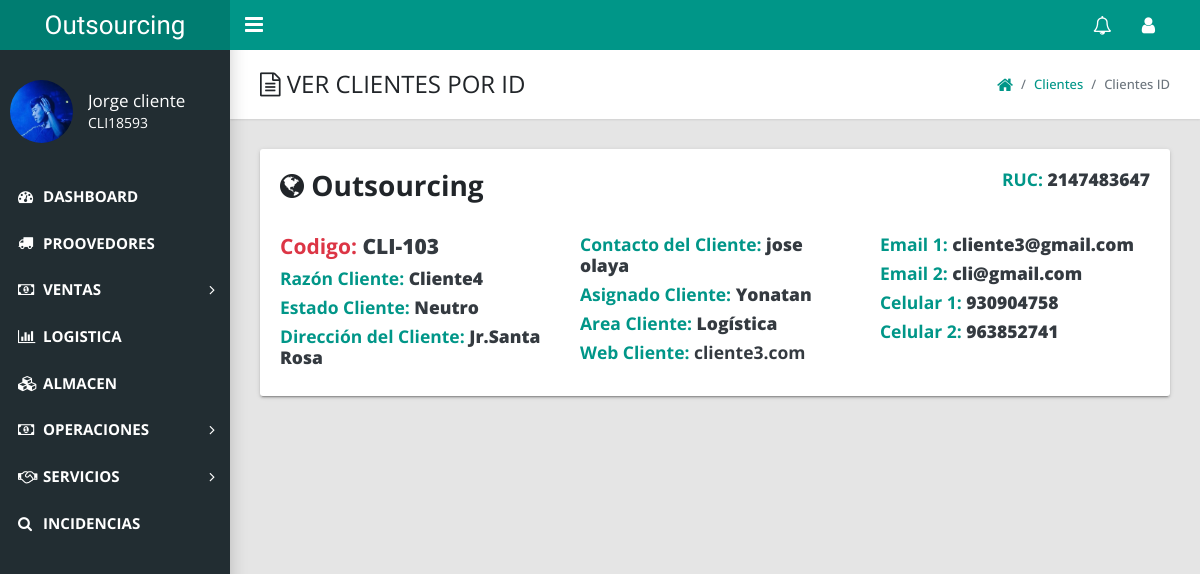
The app's page /admin/index.php?action=view_cliente_id&cliente_codigo=CLI-103 (signed in), older data.
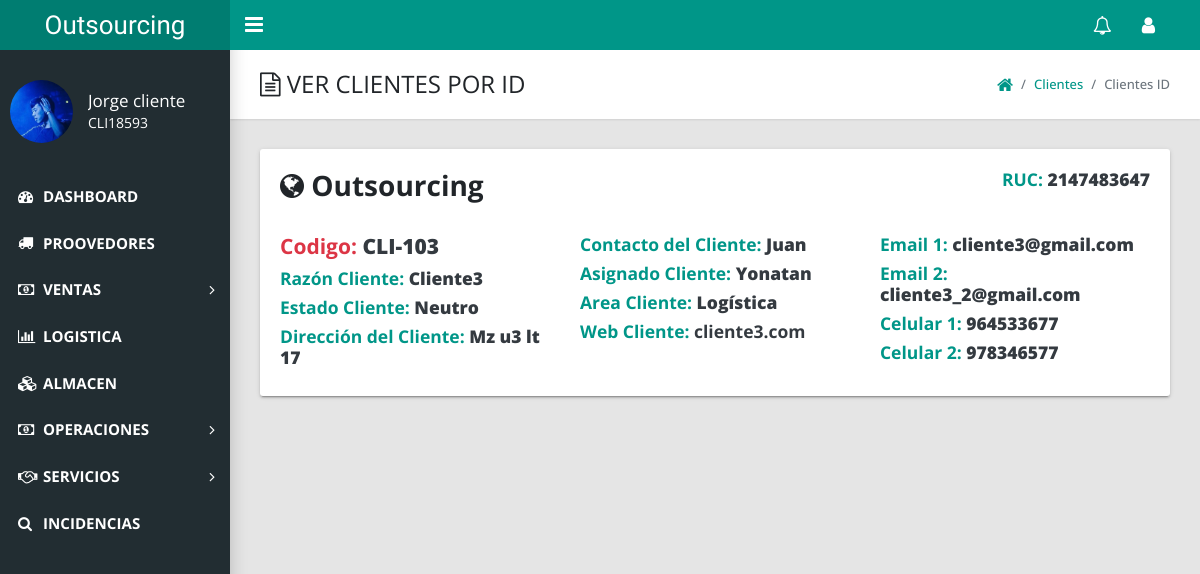
The same page, newer data.
### tables this page shows
CREATE TABLE `clientes` (
  `Id_cliente` int(10) NOT NULL,
  `cod_cliente` varchar(20) NOT NULL,
  `ruc_cliente` int(50) NOT NULL,
  `razon_cliente` varchar(50) NOT NULL,
  `direccion_cliente` text NOT NULL,
  `contacto_cliente` varchar(100) NOT NULL,
  `celular1_cliente` int(9) NOT NULL,
  `celular2_cliente` int(9) NOT NULL,
  `email1_cliente` varchar(50) NOT NULL,
  `email2_cliente` varchar(50) NOT NULL,
  `web_cliente` text NOT NULL,
  `area_cliente` varchar(50) NOT NULL,
  `estado_cliente` varchar(50) NOT NULL,
  `asignado_cliente` varchar(50) NOT NULL
);

### admin/includes/cotizaciones/ver_clientes_id.php (the view, shortened to what this page needs)
<link href="styles/ver.css" type="text/css" rel="stylesheet">
<?php if($_SESSION['role'] != 7 AND $_SESSION['role'] != 17 AND $_SESSION['role'] != 5 ){
  echo "<script>alert('No puedes acceder acá ')</script>";
  echo "<script>window.open('index.php?logged_in=Logueaste%20correctamente!','_self')</script>";
}else{
  ?>
<main class="app-content">
      <div class="app-title">
        <div>
          <h1><i class="fa fa-file-text-o"></i> VER CLIENTES POR ID</h1>
        </div>
         <ul class="app-breadcrumb breadcrumb side">
          <li class="breadcrumb-item"><a href="index.php?logged_in=Logueaste%20correctamente!"><i class="fa fa-home fa-lg"></i></a></li>
          <li class="breadcrumb-item"><a href="index.php?action=view_clientes">Clientes</a></li>
          <li class="breadcrumb-item active">Clientes ID</li>
        </ul>
      </div>
      <div class="row"  style="font-size: 15px;">
        <div class="col-md-12">
          <div class="tile">
            <?php
            $edit_cat = mysqli_query($conexion, "select * from clientes where cod_cliente='$_GET[cliente_codigo]'");
            $fetch_cat = mysqli_fetch_array($edit_cat);
            ?>
            <section class="invoice">
              <div class="row mb-4">
                <div class="col-6">
                  <h2 class="page-header"><i class="fa fa-globe"></i> Outsourcing</h2>
                </div>
                <div class="col-6">
                  <h5 class="text-right colorText">RUC: <b class="text-dark"><?php echo $fetch_cat['ruc_cliente'];?></b></h5>
                 </div>
               </div>
                <div class="row invoice-info">
                  <div class="col-4">
                 <h4 style="color:#dc3545;">Codigo: <b class="text-dark"><?php echo $fetch_cat['cod_cliente'];?></b></h4>
                  <h5 class="colorText">Razón Cliente: <b class="text-dark"><?php echo $fetch_cat['razon_cliente'];?></b></h5>
                  <h5 class="colorText">Estado Cliente: <b class="text-dark"><?php echo $fetch_cat['estado_cliente'];?></b></h5>
                  <h5 class="colorText">Dirección del Cliente: <b class="text-dark"><?php echo $fetch_cat['direccion_cliente'];?></b></h5>
                </div>
                <div class="col-4">
                  <h5 class="colorText">Contacto del Cliente: <b class="text-dark"><?php echo $fetch_cat['contacto_cliente'];?></b></h5>
                  <h5 class="colorText">Asignado Cliente: <b class="text-dark"><?php echo $fetch_cat['asignado_cliente'];?></b></h5>
                 <h5 class="colorText">Area Cliente: <b class="text-dark"><?php echo $fetch_cat['area_cliente'];?></b></h6>
                 <h5 class="colorText">Web Cliente: <a class="text-dark" href="https://<?php echo $fetch_cat['web_cliente'];?>"><?php echo $fetch_cat['web_cliente'];?></a></h6>
                </div>
                <div class="col-4">
                  <h5 class="colorText">Email 1: <b class="text-dark"><?php echo $fetch_cat['email1_cliente'];?></b></h6>
                  <h5 class="colorText">Email 2: <b class="text-dark"><?php echo $fetch_cat['email2_cliente'];?></b></h6>
                  <h5 class="colorText">Celular 1: <b class="text-dark"><?php echo $fetch_cat['celular1_cliente'];?></b></h6>
                  <h5 class="colorText">Celular 2: <b class="text-dark"><?php echo $fetch_cat['celular2_cliente'];?></b></h6>
                </div>
              </div>
              </div>
          </div>
        </div>
      </div>
<?php } ?>

Row changes from the older to the newer data that the page shows:
removed clientes: ruc_cliente "2147483647", cod_cliente "CLI-103", razon_cliente "Cliente4", estado_cliente "Neutro", direccion_cliente "Jr.Santa Rosa", contacto_cliente "jose olaya", asignado_cliente "Yonatan", area_cliente "Logística", web_cliente "cliente3.com", email1_cliente "cliente3@gmail.com", email2_cliente "cli@gmail.com", celular1_cliente "930904758", celular2_cliente "963852741"
added clientes: ruc_cliente "2147483647", cod_cliente "CLI-103", razon_cliente "Cliente3", estado_cliente "Neutro", direccion_cliente "Mz u3 lt 17", contacto_cliente "Juan", asignado_cliente "Yonatan", area_cliente "Logística", web_cliente "cliente3.com", email1_cliente "cliente3@gmail.com", email2_cliente "cliente3_2@gmail.com", celular1_cliente "964533677", celular2_cliente "978346577"
